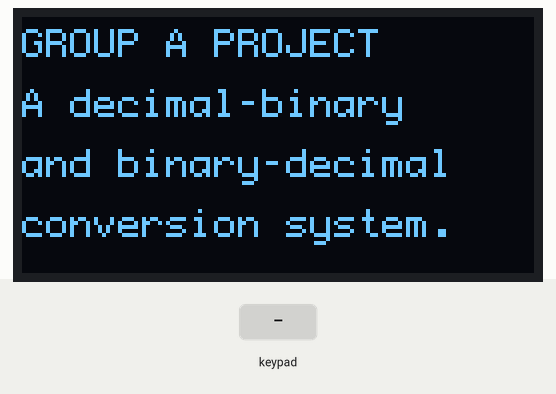
This sketch was run on a simulated Arduino Uno, built with avr-gcc and run on an emulated ATmega328P. Parts: 128×64 one-colour display. Inputs (shaded band) come from the test bench. What the sketch prints to the serial monitor is not drawn.

Above: at 1.6 s.
1.7 s: key '#' pressed
At 2.6 s:
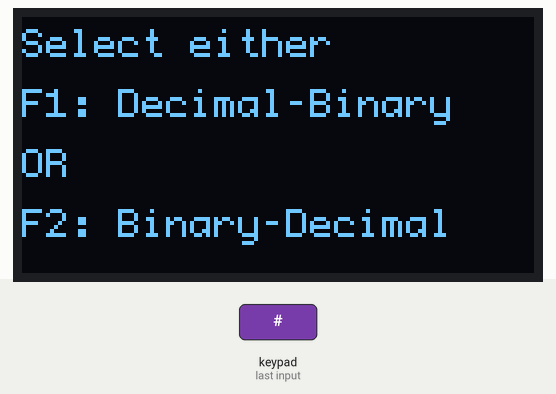
3.5 s: keypad keys 1 0 2 3 A pressed 0.4 s apart
7.0 s: keypad keys 2 3 4 5 6 pressed 0.4 s apart
At 9.3 s:
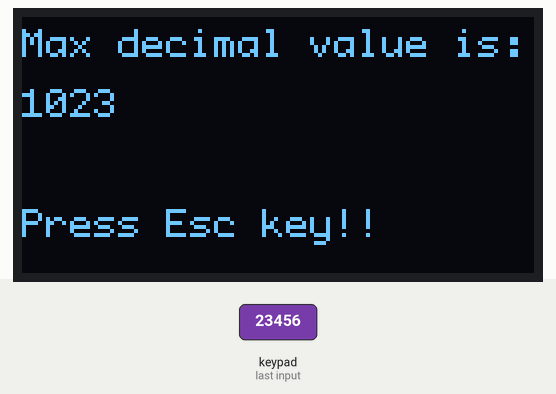
10.5 s: key 'C' pressed
At 11.5 s:
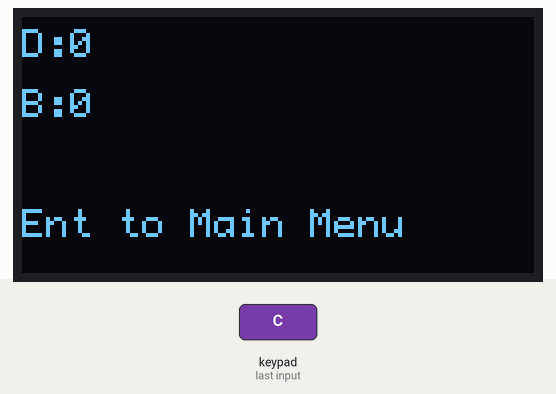
12.4 s: key 'E' pressed
At 13.0 s:
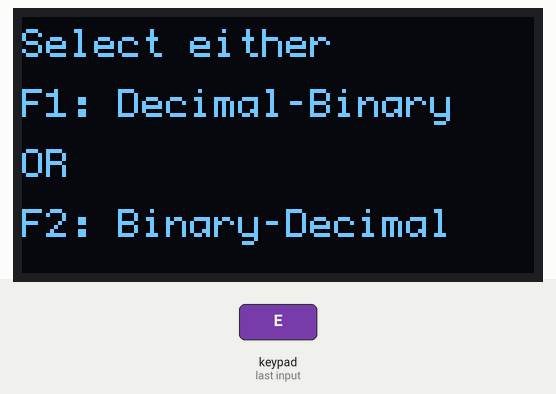
Timing chart, 0 to 15.2 s (numbered marks = the images above; inputs shaded):
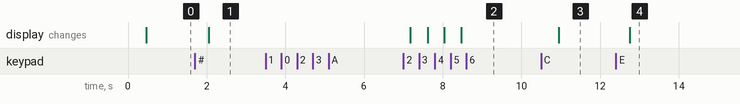

The sketch:

ArduinoUno_5x4Keypad_1.3InchOled.ino
```cpp
/*
  # # # # # # # # # # # # # # # # # # # # # # # # # # # # # #                                                                #
  #                 Installation :                          #
  # Arduino Uno                1.3 inch Oled display        #
  #    A5          <---------->      SDA                    #
  #    A4          <---------->      SCK                    #
  #    GND         <---------->      GND                    #
  #   3V/3V3       <---------->      VDO                    #
    ----------------------------------------------------
  # Arduino Uno              5x4 Keypad from right          #
  #     2          <---------->      R1                     #
  #     3          <---------->      R2                     #
  #     4          <---------->      R3                     #
  #     5          <---------->      R4                     #
  #     6          <---------->      R5                     #
  #     7          <---------->      C1                     #
  #     8          <---------->      C2                     #
  #     9          <---------->      C3                     #
  #     10         <---------->      C4                     #
  # # # # # # # # # # # # # # # # # # # # # # # # # # # # # #
*/

//Including the libraries
#include <Keypad.h>
#include "U8glib.h"

const byte ROWS = 5; //Four rows of Keypad
const byte COLS = 4; //Four columns of Keypad

//Define the symbols on the buttons of the keypad
char Keys[ROWS][COLS] = {

  {'A', 'B', '#', '*'},
  {'1', '2', '3', 'U'},
  {'4', '5', '6', 'D'},
  {'7', '8', '9', 'C'},
  {'L', '0', 'R', 'E'}

};

//input the pins the keypad are connected to
byte rowPins[ROWS] = {2, 3, 4, 5, 6};
byte colPins[COLS] = {10, 9, 8, 7};
Keypad myKeypad = Keypad(makeKeymap(Keys), rowPins, colPins, ROWS, COLS);

//used to set up the oled display
U8GLIB_SH1106_128X64 oled(U8G_I2C_OPT_NONE);

void setup() {
  Serial.begin(9600);
  Serial.print("Started the system!");
  Serial.println(" ");

  //show an initial message on the oled upon startup
  oled.firstPage();
  do{
    oled.setFont(u8g_font_profont11);
    oled.setPrintPos(0, 10);
    oled.print("GROUP A PROJECT");
    oled.setPrintPos(0, 25);
    oled.print("A decimal-binary");
    oled.setPrintPos(0, 40);
    oled.print("and binary-decimal");
    oled.setPrintPos(0, 55);
    oled.print("conversion system.");
   }while(oled.nextPage());
}

void loop() {
  char key = myKeypad.getKey();
  if (key != NO_KEY) {
    if (key == 'A') {
      decimalToBinary();
    } else if (key == 'B') {
       binaryToDecimal();
    } else{
       Serial.print("View options to select");
       Serial.println(" ");

       oled.firstPage();
       homeDisplay();
    }
  }
}

void decimalToBinary(){
  Serial.print("Entered the decimal to binary conversion");
  Serial.println(" ");

  String decimalNum;
  long decimalNumber;
  long binaryNumber;
  String stringBinary = "";

  while(true){
    oled.firstPage();

    char key = myKeypad.getKey();
    if(key != NO_KEY){
      if (key == 'E'){
        //jump out of loop when left button is selected
        Serial.print("Jumped out of the dec2Bin convertion");
        Serial.println(" ");

        homeDisplay();

        break;
      }else if (key != 'A' and key != 'B' and key != '#' and key != '*' and key != 'L' and key != 'R' and key != 'U' and key != 'D' and key != 'C' and key != 'E') {
          decimalNum = decimalNum + String(key);
          decimalNumber = decimalNum.toInt();

          if (decimalNumber <= 1023) {
            //Converts Decimal to Binary
            binaryNumber = convertDecimalToBinary(decimalNumber);
            stringBinary = String(binaryNumber);

            //Prints the Binary and the Decimal numbers on the OLED Display
            do{
              oled.setPrintPos(0, 10);
              oled.print("D:");
              oled.println(decimalNumber);
              oled.setPrintPos(0, 25);
              oled.print("B:");
              oled.println(binaryNumber);
              oled.setPrintPos(0, 55);
              oled.print("Ent to Main Menu");
            }while(oled.nextPage());

            //Prints the Decimal number on the Serial Monitor
            Serial.print("Decimal: ");
            Serial.print(decimalNumber);
            Serial.print("      ");

            //Prints the Binary number on the Serial Monitor
            Serial.print("Binary: ");
            Serial.println(binaryNumber);
          }else {
            do{
              oled.setFont(u8g_font_profont11);
              oled.setPrintPos(0, 10);
              oled.print("Max decimal value is: ");
              oled.setPrintPos(0, 25);
              oled.print("1023");
              oled.setPrintPos(0, 55);
              oled.print("Press Esc key!!");
            }while(oled.nextPage());

            Serial.println("Max decimal value = 1023");
            delay(1000);
          }
      } else if (key == 'C') {
        //Clears the numbers
          decimalNum = "";
          decimalNumber = 0;

          do{
            oled.setPrintPos(0, 10);
            oled.print("D:");
            oled.println('0');
            oled.setPrintPos(0, 25);
            oled.print("B:");
            oled.println('0');
            oled.setPrintPos(0, 55);
            oled.print("Ent to Main Menu");
          }while(oled.nextPage());
      }
    }
  }
}

void binaryToDecimal() {
  Serial.print("Entered the binary to decimal conversion");
  Serial.println(" ");

  String binNum;
  long binNumber;
  long decNumber;
  String stringDecimal = "";

  while(true){
    oled.firstPage();

    char key = myKeypad.getKey();
    if(key != NO_KEY){
      if (key == 'E'){
        //jump out of loop when left button is selected
        Serial.print("Jumped out of the Binary to decimal convertion");
        Serial.println(" ");

        homeDisplay();

        break;
      }else if (key != 'A' and key != 'B' and key != '#' and key != '*' and key != 'L' and key != 'R' and key != 'U' and key != 'D' and key != 'C' and key != 'E') {
          binNum = binNum + String(key);
          binNumber = binNum.toInt();

          if (isBinary(binNumber)) {
            //Converts Decimal to Binary
            decNumber = convertBinaryToDecimal(binNumber);
            stringDecimal = decNumber;

            //Prints the Binary and the Decimal numbers on the OLED Display
            do{
              oled.setPrintPos(0, 10);
              oled.print("D:");
              oled.println(binNumber);
              oled.setPrintPos(0, 25);
              oled.print("B:");
              oled.println(decNumber);
              oled.setPrintPos(0, 55);
              oled.print("Ent to Main Menu");
            }while(oled.nextPage());

            //Prints the Binary Input number on the Serial Monitor
            Serial.print("Binary: ");
            Serial.print(binNumber);
            Serial.print("      ");

            //Prints the Decimal output number on the Serial Monitor
            Serial.print("Decimal: ");
            Serial.println(decNumber);
          }else {
            do{
              oled.setFont(u8g_font_profont11);
              oled.setPrintPos(0, 10);
              oled.print(binNum);
              oled.print(" is not binary");
              oled.setPrintPos(0, 55);
              oled.print("Press Esc key!!");
            }while(oled.nextPage());

            Serial.println("Max decimal value = 1023");
            delay(1000);
          }
      } else if (key == 'C') {
        //Clears the numbers
          binNum = "";
          binNumber = 0;

          do{
            oled.setPrintPos(0, 10);
            oled.print("B:");
            oled.println('0');
            oled.setPrintPos(0, 25);
            oled.print("D:");
            oled.println('0');
            oled.setPrintPos(0, 55);
            oled.print("Ent to Main Menu");
          }while(oled.nextPage());
      }
    }
  }
}

//This is display in home screen of oled
void homeDisplay(){
   do{
      oled.setFont(u8g_font_profont11);
      oled.setPrintPos(0, 10);
      oled.print("Select either");
      oled.setPrintPos(0, 25);
      oled.print("F1: Decimal-Binary");
      oled.setPrintPos(0, 40);
      oled.print("OR");
      oled.setPrintPos(0, 55);
      oled.print("F2: Binary-Decimal");
    }while(oled.nextPage());
}


//This function converts a Decimal number to Binary number
long convertDecimalToBinary(int number) {
  int reminder;
  String bin;

  while (number) {
    reminder = number % 2;
    number = number / 2;
    bin = String(reminder) + bin;
  }

  return bin.toInt();
}

bool isBinary(long number){
  String str = String(number);
  for(int i=0; i<str.length(); i++){
    if(str[i] != '1' && str[i] != '0')
      return false;
  }
  return true;
}

//This function converts a Binary number to Deciman number
int convertBinaryToDecimal(long number){
  int decimal = 0;
  int base = 1;

  while (number > 0){
      int lastDigit = number % 10;
      number = number/10;
      decimal += lastDigit*base;
      base = base*2;
  }

  return decimal;
}
```

Measured:
- after the input at 1.7 s, the display: changes after 0.36 s (image 1)
- after the input at 3.5 s, every drawn part: stays the same
- after the input at 7.0 s, the display: first changes after 0.18 s (image 2 shows a later state)
- after the input at 10.5 s, the display: changes after 0.45 s (image 3)
- after the input at 12.4 s, the display: changes after 0.35 s (image 4)
